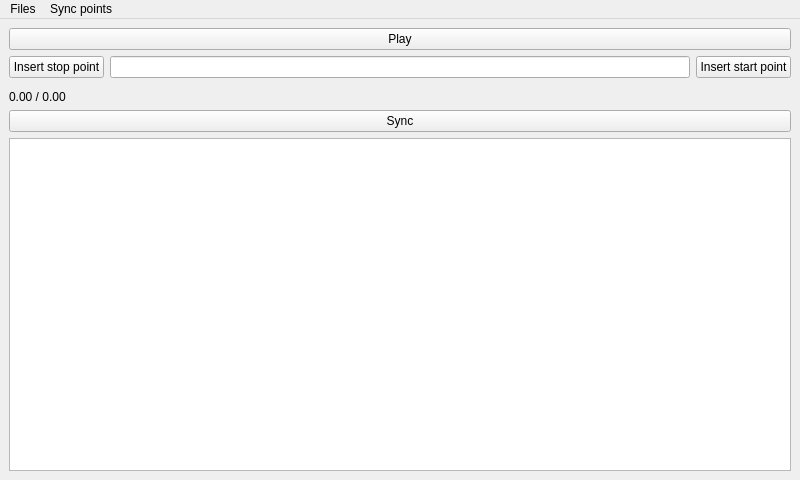
<?xml version="1.0" encoding="UTF-8"?>
<ui version="4.0">
 <class>MainWindow</class>
 <widget class="QMainWindow" name="MainWindow">
  <property name="geometry">
   <rect>
    <x>0</x>
    <y>0</y>
    <width>800</width>
    <height>480</height>
   </rect>
  </property>
  <widget class="QWidget" name="centralwidget">
   <layout class="QVBoxLayout" name="verticalLayout">
    <item>
     <widget class="QPushButton" name="playButton">
      <property name="text">
       <string>Play</string>
      </property>
     </widget>
    </item>
    <item>
     <layout class="QHBoxLayout" name="topRow">
      <item>
       <widget class="QPushButton" name="insertStopPointButton">
        <property name="text">
         <string>Insert stop point</string>
        </property>
       </widget>
      </item>
      <item>
       <widget class="QLineEdit" name="nameEdit"/>
      </item>
      <item>
       <widget class="QPushButton" name="insertStartPointButton">
        <property name="text">
         <string>Insert start point</string>
        </property>
       </widget>
      </item>
     </layout>
    </item>
    <item>
     <widget class="QWidget" name="positionWidget" native="true"/>
    </item>
    <item>
     <layout class="QHBoxLayout" name="timeAndList">
      <item>
       <widget class="QLabel" name="timeLabel">
        <property name="text">
         <string>0.00 / 0.00</string>
        </property>
       </widget>
      </item>
     </layout>
    </item>
    <item>
     <widget class="QPushButton" name="syncButton">
      <property name="text">
       <string>Sync</string>
      </property>
     </widget>
    </item>
    <item>
     <widget class="QListWidget" name="synchroPointList"/>
    </item>
   </layout>
  </widget>
  <widget class="QMenuBar" name="menuBar">
   <property name="geometry">
    <rect>
     <x>0</x>
     <y>0</y>
     <width>800</width>
     <height>21</height>
    </rect>
   </property>
   <widget class="QMenu" name="menuFiles">
    <property name="title">
     <string>Files</string>
    </property>
    <addaction name="actionSave_as"/>
    <addaction name="actionOpen"/>
    <addaction name="actionImport_Audio"/>
    <addaction name="separator"/>
    <addaction name="actionPreferences"/>
   </widget>
   <widget class="QMenu" name="menuSync_points">
    <property name="title">
     <string>Sync points</string>
    </property>
    <addaction name="actionInsert_stop_point"/>
    <addaction name="actionInsert_start_point"/>
    <addaction name="actionSync"/>
   </widget>
   <addaction name="menuFiles"/>
   <addaction name="menuSync_points"/>
  </widget>
  <action name="actionPreferences">
   <property name="text">
    <string>Preferences</string>
   </property>
  </action>
  <action name="actionSave_as">
   <property name="text">
    <string>Save as</string>
   </property>
  </action>
  <action name="actionOpen">
   <property name="text">
    <string>Open project</string>
   </property>
  </action>
  <action name="actionImport_Audio">
   <property name="text">
    <string>Import Audio</string>
   </property>
  </action>
  <action name="actionInsert_stop_point">
   <property name="text">
    <string>Insert stop point</string>
   </property>
  </action>
  <action name="actionInsert_start_point">
   <property name="text">
    <string>Insert start point</string>
   </property>
  </action>
  <action name="actionSync">
   <property name="text">
    <string>Sync</string>
   </property>
  </action>
 </widget>
 <resources/>
 <connections/>
</ui>
